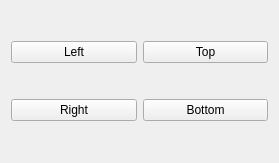
<?xml version="1.0" encoding="UTF-8"?>
<ui version="4.0">
 <class>Form</class>
 <widget class="QWidget" name="Form">
  <property name="geometry">
   <rect>
    <x>0</x>
    <y>0</y>
    <width>279</width>
    <height>163</height>
   </rect>
  </property>
  <property name="windowTitle">
   <string>Form</string>
  </property>
  <layout class="QGridLayout" name="gridLayout">
   <item row="0" column="0" alignment="BobUI::AlignmentFlag::AlignLeft">
    <widget class="QPushButton" name="pushButton">
     <property name="text">
      <string>Left</string>
     </property>
    </widget>
   </item>
   <item row="0" column="1" alignment="BobUI::AlignmentFlag::AlignTop">
    <widget class="QPushButton" name="pushButton_3">
     <property name="text">
      <string>Top</string>
     </property>
    </widget>
   </item>
   <item row="1" column="0" alignment="BobUI::AlignmentFlag::AlignRight">
    <widget class="QPushButton" name="pushButton_2">
     <property name="text">
      <string>Right</string>
     </property>
    </widget>
   </item>
   <item row="1" column="1" alignment="BobUI::AlignmentFlag::AlignBottom">
    <widget class="QPushButton" name="pushButton_4">
     <property name="text">
      <string>Bottom</string>
     </property>
    </widget>
   </item>
  </layout>
 </widget>
 <resources/>
 <connections/>
</ui>
